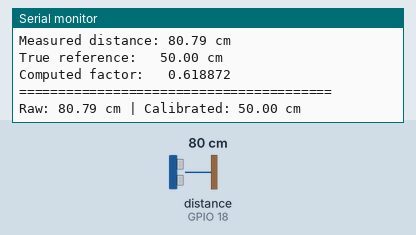
Recording of a sketch running on a simulated ESP32. Parts: the last lines printed to the serial monitor. Wiring (inferred from the names in the program): ultrasonic range finder: trigger GPIO 5; echo GPIO 18. The inputs (shaded band) are chosen by the test bench; at power-on: distance to the obstacle (sensor on GPIO 18) 80 cm. The echo pulse lasts 58.3 µs per cm.

Above: at 8.8 s.
8.9 s: distance to the obstacle (sensor on GPIO 18) set to 24 cm
At 10.0 s:
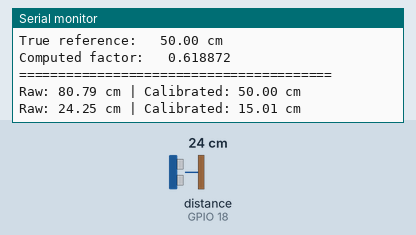
10.4 s: distance to the obstacle (sensor on GPIO 18) set to 19 cm
At 12.3 s:
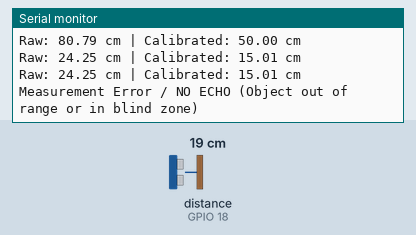
Timing chart, 0 to 13.8 s (numbered marks = the images above; inputs shaded):
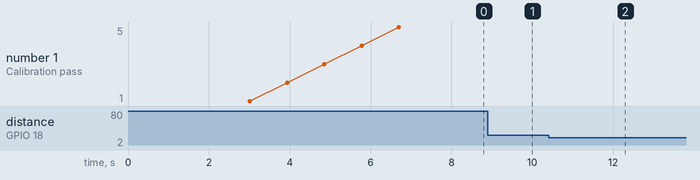

The sketch:

Fuel_JSN_SR04T.ino
```cpp
/*
 * JSN-SR04T V3.0 / V3.3 Ultrasonic Distance Sensor
 * Optimized for High Accuracy, Liquid / Fuel Tanks, and Outlier Rejection
 *
 * Microcontroller: ESP32 (or Arduino with pin adjustments)
 * Hardware connections:
 *   - VCC  -> 5V (Stable 5V power supply)
 *   - GND  -> GND (Common ground)
 *   - TRIG -> GPIO 5
 *   - ECHO -> GPIO 18 (Use a voltage divider: 1k / 2k resistor to drop 5V to 3.3V)
 */

#define TRIG_PIN 5
#define ECHO_PIN 18

// ========================================================
// SENSOR PHYSICAL LIMITS
// ========================================================
// IMPORTANT: JSN-SR04T has a blind zone of 20 - 25 cm.
// Any target closer than 22 cm will produce erratic readings!
const float MIN_VALID_DISTANCE_CM = 22.0;
const float MAX_VALID_DISTANCE_CM = 450.0;

// ========================================================
// TEMPERATURE COMPENSATION & CALIBRATION
// ========================================================
// Speed of sound changes with temperature: v = 331.3 + 0.606 * T (m/s)
// If you don't have a temperature sensor, set an estimated ambient temperature:
float ambientTemperatureC = 25.0; // In Celsius

// Calibration reference distance:
// MUST be outside the blind zone! Use at least 40 cm to 100 cm.
const float REFERENCE_DISTANCE_CM = 50.0;

// Number of samples taken to extract the median
const int SAMPLES_COUNT = 9;

// Calibration factor (default 1.0)
float calibrationFactor = 1.0;


// ========================================================
// SPEED OF SOUND CALCULATION (cm/us)
// ========================================================
float getSpeedOfSoundCmPerUs(float tempC) {
  // Speed in m/s: 331.3 + 0.606 * temp
  // Convert to cm/us: (m/s * 100) / 1,000,000 = (m/s) / 10,000
  float speed_m_s = 331.3 + (0.606 * tempC);
  return speed_m_s / 10000.0;
}


// ========================================================
// LOW-LEVEL SINGLE PING
// ========================================================
float pingRawDistance() {
  // Ensure trigger pin is low
  digitalWrite(TRIG_PIN, LOW);
  delayMicroseconds(4);

  // Send a 20 microsecond trigger pulse
  digitalWrite(TRIG_PIN, HIGH);
  delayMicroseconds(20);
  digitalWrite(TRIG_PIN, LOW);

  // Measure echo pulse width (timeout 40ms = approx 6.8 meters max)
  unsigned long duration = pulseIn(ECHO_PIN, HIGH, 40000);

  if (duration == 0) {
    return -1.0; // No echo received or timeout
  }

  // Calculate distance based on temperature-adjusted sound speed
  float speedCmPerUs = getSpeedOfSoundCmPerUs(ambientTemperatureC);
  float distance = (duration * speedCmPerUs) / 2.0;

  return distance;
}


// ========================================================
// FILTERED DISTANCE (MEDIAN FILTER FOR SPIKE REJECTION)
// ========================================================
// Ultrasonic sensors frequently pick up spurious echoes or multipath
// bounces in tanks. A median filter ignores extreme highs and lows.
float readFilteredDistance(int sampleSize = SAMPLES_COUNT) {
  float samples[15];
  if (sampleSize > 15) sampleSize = 15;

  int validCount = 0;

  for (int i = 0; i < sampleSize; i++) {
    float dist = pingRawDistance();

    // Check if the reading falls within valid physical boundaries
    if (dist >= MIN_VALID_DISTANCE_CM && dist <= MAX_VALID_DISTANCE_CM) {
      samples[validCount] = dist;
      validCount++;
    }

    // Required settling time between acoustic bursts
    // (Crucial for reverberations in tanks to decay)
    delay(75);
  }

  // If more than half the readings failed, treat reading as invalid
  if (validCount < (sampleSize / 2)) {
    return -1.0;
  }

  // Insertion sort the valid readings
  for (int i = 1; i < validCount; i++) {
    float key = samples[i];
    int j = i - 1;
    while (j >= 0 && samples[j] > key) {
      samples[j + 1] = samples[j];
      j--;
    }
    samples[j + 1] = key;
  }

  // Return the median sample
  if (validCount % 2 == 1) {
    return samples[validCount / 2];
  } else {
    return (samples[(validCount / 2) - 1] + samples[validCount / 2]) / 2.0;
  }
}


// ========================================================
// SENSOR CALIBRATION
// ========================================================
void calibrateSensor() {
  Serial.println("\n========================================");
  Serial.println("Starting SENSOR CALIBRATION");
  Serial.println("========================================");
  Serial.print("Target reference distance: ");
  Serial.print(REFERENCE_DISTANCE_CM, 2);
  Serial.println(" cm");
  Serial.println("Ensure target is perpendicular and stationary...");
  delay(2000);

  const int CALIBRATION_ROUNDS = 5;
  float sum = 0;
  int successfulRounds = 0;

  for (int r = 0; r < CALIBRATION_ROUNDS; r++) {
    Serial.print("Calibration pass ");
    Serial.print(r + 1);
    Serial.print(" of ");
    Serial.print(CALIBRATION_ROUNDS);
    Serial.print("... ");

    float d = readFilteredDistance(9);
    if (d > 0) {
      sum += d;
      successfulRounds++;
      Serial.print("Median: ");
      Serial.print(d, 2);
      Serial.println(" cm");
    } else {
      Serial.println("FAILED (No Echo or Out of Range)");
    }
    delay(200);
  }

  if (successfulRounds < 3) {
    Serial.println("\n[!] CALIBRATION FAILED: Not enough valid echoes.");
    Serial.println("Check: 5V supply, echo level shifter, and ensure distance is > 25cm.");
    calibrationFactor = 1.0;
    return;
  }

  float measuredAverage = sum / successfulRounds;
  calibrationFactor = REFERENCE_DISTANCE_CM / measuredAverage;

  Serial.println("\n========================================");
  Serial.println("CALIBRATION SUCCESSFUL");
  Serial.println("========================================");
  Serial.print("Measured distance: ");
  Serial.print(measuredAverage, 2);
  Serial.println(" cm");
  Serial.print("True reference:   ");
  Serial.print(REFERENCE_DISTANCE_CM, 2);
  Serial.println(" cm");
  Serial.print("Computed factor:   ");
  Serial.println(calibrationFactor, 6);
  Serial.println("========================================\n");
}


// ========================================================
// SETUP
// ========================================================
void setup() {
  Serial.begin(115200);
  while (!Serial && millis() < 2000);

  pinMode(TRIG_PIN, OUTPUT);
  pinMode(ECHO_PIN, INPUT);

  digitalWrite(TRIG_PIN, LOW);

  Serial.println("\nJSN-SR04T High Accuracy Measurement System");
  Serial.println("Initializing...");

  delay(1000);

  // Run initial calibration
  calibrateSensor();
}


// ========================================================
// MAIN LOOP
// ========================================================
void loop() {
  float distance = readFilteredDistance(SAMPLES_COUNT);

  if (distance > 0) {
    float calibratedDistance = distance * calibrationFactor;

    Serial.print("Raw: ");
    Serial.print(distance, 2);
    Serial.print(" cm | Calibrated: ");
    Serial.print(calibratedDistance, 2);
    Serial.println(" cm");
  } else {
    Serial.println("Measurement Error / NO ECHO (Object out of range or in blind zone)");
  }

  delay(500);
}
```

Measured:
- the behaviour switches between 22 and 21 cm on distance to the obstacle (sensor on GPIO 18) (found by bisection; images 1 and 2)
- after the input at 8.9 s, the serial monitor: prints a new line after 0.65 s (image 1)
- after the input at 10.4 s, the serial monitor: prints a new line after 1.5 s (image 2)
